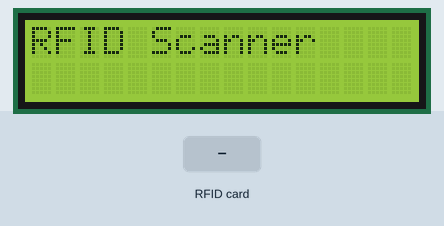
A sketch run on a simulated Arduino Uno, built with avr-gcc and run on an emulated ATmega328P. Parts: 16×2 character LCD. The inputs (shaded band) are chosen by the test bench.

Above: at 1.3 s.
1.4 s: RFID card 42 7E EE 3C held to the reader
At 3.1 s:
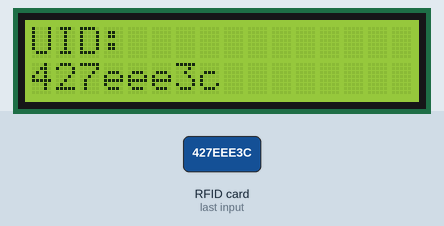
5.9 s: RFID card 73 16 64 10 held to the reader
At 8.8 s:
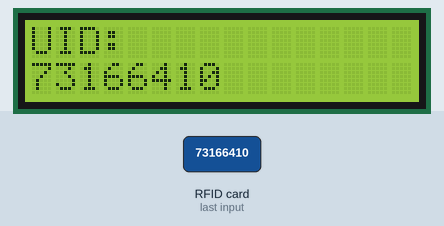
11.9 s: RFID card 5E 7A 19 C4 held to the reader
At 15.7 s:
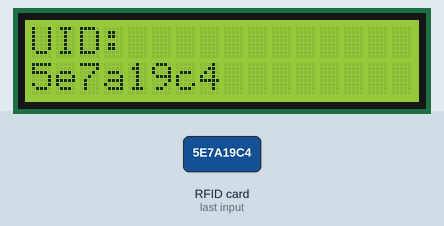
Timing chart, 0 to 17.2 s (numbered marks = the images above; inputs shaded):
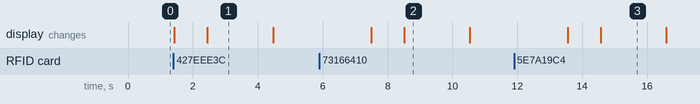

The sketch:

rfid_cargo_tracking.ino
```cpp
/*
 * Système d'Identification et de Suivi des marchandises par RFID
 * ----------------------------------------------------------------
 * Lecture d'un badge RFID (RC522, 13,56 MHz) -> recherche du cargo associé
 * -> affichage sur LCD I2C 16x2.
 *
 * Carte     : Arduino UNO
 * Librairies: MFRC522, LiquidCrystal_I2C
 */
#include <SPI.h>
#include <MFRC522.h>
#include <Wire.h>
#include <LiquidCrystal_I2C.h>

#define RST_PIN 9
#define SS_PIN 10

MFRC522 rfid(SS_PIN, RST_PIN);
LiquidCrystal_I2C lcd(0x27, 16, 2); // Adjust the I2C address (0x27) based on your LCD module.

void setup() {
  Serial.begin(9600);
  SPI.begin();
  rfid.PCD_Init();

  lcd.init();       // Initialize the LCD
  lcd.backlight();  // Turn on the backlight
  lcd.clear();
  lcd.setCursor(0, 0);
  lcd.print("RFID Scanner");
}

void loop() {
  if (!rfid.PICC_IsNewCardPresent() || !rfid.PICC_ReadCardSerial()) {
    return; // Wait for a new card
  }

  String uid = "";
  for (byte i = 0; i < rfid.uid.size; i++) {
    uid += String(rfid.uid.uidByte[i], HEX);
  }

  lcd.clear();
  lcd.setCursor(0, 0);
  lcd.print("Reading UID...");
  delay(1000);

  String compileTime = String(__DATE__) + " " + String(__TIME__);

  lcd.clear();
  lcd.setCursor(0, 0);
  lcd.print("UID: ");
  lcd.setCursor(0, 1);
  lcd.print(uid);
  delay(2000);

  lcd.clear();
  if (uid == "427eee3c") {
    lcd.setCursor(0, 0);
    lcd.print("Cargo: 1234");
    lcd.setCursor(0, 1);
    lcd.print("Algeria | Elec");
  }
  else if (uid == "8bb0ae3") {
    lcd.setCursor(0, 0);
    lcd.print("Cargo: 5678");
    lcd.setCursor(0, 1);
    lcd.print("France | Furn");
  }
  else if (uid == "e3a0d5d") {
    lcd.setCursor(0, 0);
    lcd.print("Cargo: 9101");
    lcd.setCursor(0, 1);
    lcd.print("USA | Apparel");
  }
  else if (uid == "73166410") {
    lcd.setCursor(0, 0);
    lcd.print("Cargo: 1121");
    lcd.setCursor(0, 1);
    lcd.print("Canada | Food");
  }
  else {
    lcd.setCursor(0, 0);
    lcd.print("Unknown UID");
    lcd.setCursor(0, 1);
    lcd.print("No data");
  }

  delay(3000); // Pause to allow reading on the LCD
  rfid.PICC_HaltA(); // Halt communication with the tag
}
```

Measured:
- after the input at 1.4 s, the display: first changes at once (image 1 shows a later state)
- after the input at 5.9 s, the display: first changes after 1.6 s (image 2 shows a later state)
- after the input at 11.9 s, the display: first changes after 1.7 s (image 3 shows a later state)
- what the display in image 1 shows lasts 2.1 s, from 2.4 s to 4.5 s
